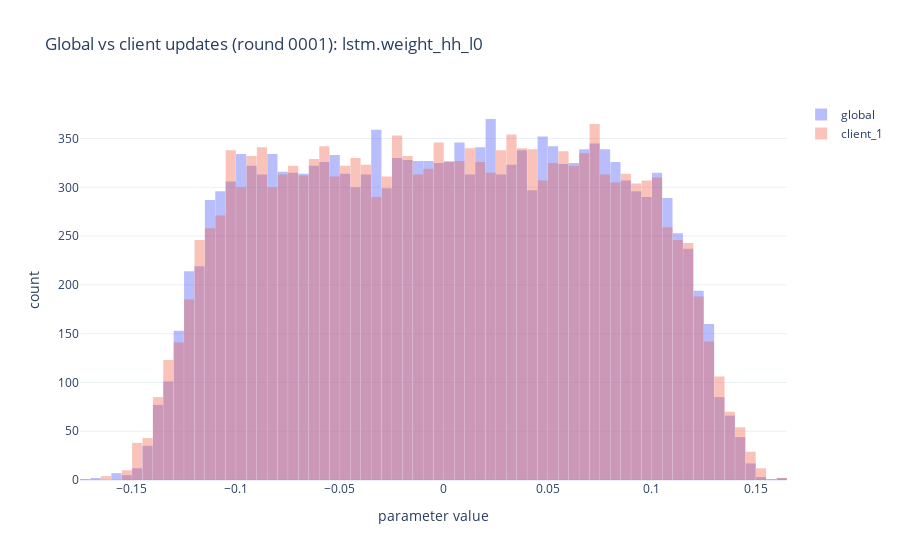

Notebook source saved alongside this figure:
### Code cell
ROUND_ONE = 1
rdir = os.path.join("Rounds", f"round_{ROUND_ONE:04d}")
gpt = os.path.join(rdir, "global.pt")
up_dir = os.path.join(rdir, "updates")

assert os.path.exists(gpt), f"missing {gpt}"
assert os.path.exists(up_dir), f"missing {up_dir} (client updates 없으면 아직 비교 불가)"

global_sd = torch.load(gpt, map_location="cpu")
assert TENSOR in global_sd, f"tensor not found in global: {TENSOR}"

g = global_sd[TENSOR].detach().cpu().float().reshape(-1)
if g.numel() > max_points:
    g = g[torch.randperm(g.numel())[:max_points]]

fig = go.Figure()
fig.add_trace(go.Histogram(
    x=g.numpy(),
    nbinsx=bins,
    name="global",
    opacity=0.45
))

client_pts = sorted(glob.glob(os.path.join(up_dir, "client_*.pt")))
if len(client_pts) == 0:
    print("updates 폴더에 client_*.pt가 없어. 클라이언트가 업데이트를 아직 push 안 한 상태야.")
else:
    for pt in client_pts:
        cid = os.path.splitext(os.path.basename(pt))[0]  # client_1
        sd = torch.load(pt, map_location="cpu")
        if TENSOR not in sd:
            continue
        v = sd[TENSOR].detach().cpu().float().reshape(-1)
        if v.numel() > max_points:
            v = v[torch.randperm(v.numel())[:max_points]]
        fig.add_trace(go.Histogram(
            x=v.numpy(),
            nbinsx=bins,
            name=cid,
            opacity=0.35
        ))

    fig.update_layout(
        title=f"Global vs client updates (round {ROUND_ONE:04d}): {TENSOR}",
        xaxis_title="parameter value",
        yaxis_title="count",
        barmode="overlay",
        template="plotly_white",
        bargap=0.02
    )
    fig.show()

### Figure 1 — Plotly figure (JSON) as saved in the notebook; plotly's stock layout.template omitted (floating-point values rounded to 4 significant figures; data arrays with more than 128 entries replaced by an {"elided": "..."} marker saying what was removed)
{"data": [{"name": "global", "nbinsx": 80, "opacity": 0.45, "type": "histogram", "x": {"elided": "16384 float values"}}, {"name": "client_1", "nbinsx": 80, "opacity": 0.35, "type": "histogram", "x": {"elided": "16384 float values"}}], "layout": {"bargap": 0.02, "barmode": "overlay", "title": {"text": "Global vs client updates (round 0001): lstm.weight_hh_l0"}, "xaxis": {"title": {"text": "parameter value"}}, "yaxis": {"title": {"text": "count"}}}}
